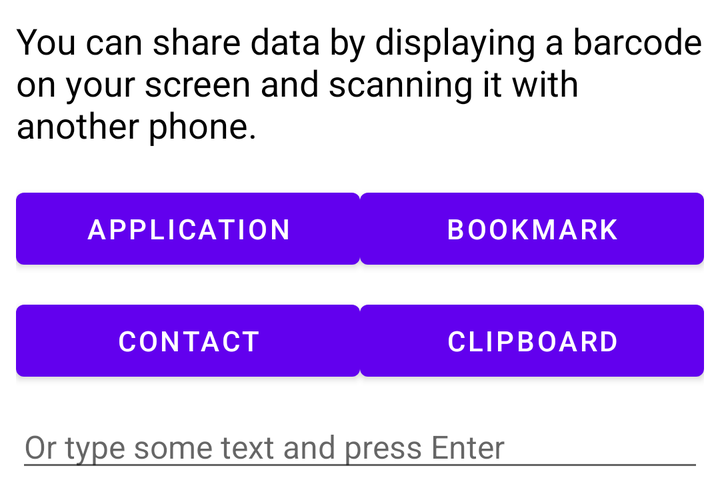
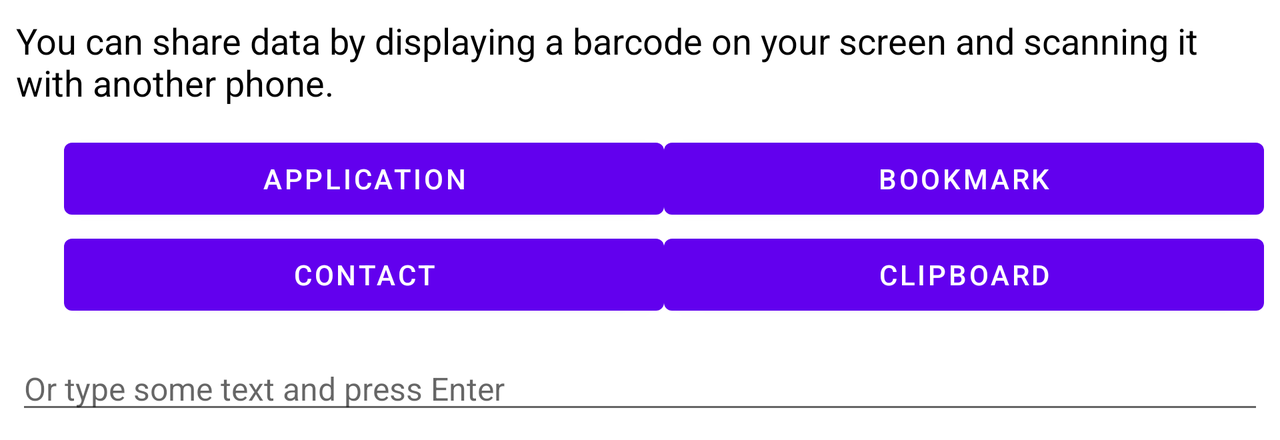

First picture: res/layout/ on a phone held upright. Second picture: the repository's own variant of that layout, on a device whose configuration matches the variant's folder. Source for both follows.
<!-- AndroidManifest.xml: fallback theme Theme.MaterialComponents.DayNight.NoActionBar -->
<!-- res/layout/share.xml -->
<?xml version="1.0" encoding="utf-8"?>
<ScrollView android:gravity="center" android:layout_gravity="center" android:layout_width="wrap_content" android:layout_height="wrap_content"
  xmlns:android="http://schemas.android.com/apk/res/android">
    <LinearLayout android:gravity="center" android:orientation="vertical" android:padding="8.0dip" android:layout_width="wrap_content" android:layout_height="wrap_content">
        <TextView android:textSize="18.0sp" android:textColor="@color/share_text" android:paddingBottom="8.0dip" android:layout_width="wrap_content" android:layout_height="wrap_content" android:text="@string/msg_share_explanation" />
        <ImageView android:paddingBottom="8.0dip" android:layout_width="wrap_content" android:layout_height="wrap_content" android:src="@drawable/share_via_barcode" android:scaleType="center" />
        <LinearLayout android:orientation="horizontal" android:paddingBottom="8.0dip" android:layout_width="fill_parent" android:layout_height="wrap_content">
            <Button android:id="@id/share_app_button" android:layout_width="fill_parent" android:layout_height="wrap_content" android:text="@string/button_share_app" android:layout_weight="1.0" />
            <Button android:id="@id/share_bookmark_button" android:layout_width="fill_parent" android:layout_height="wrap_content" android:text="@string/button_share_bookmark" android:layout_weight="1.0" />
        </LinearLayout>
        <LinearLayout android:orientation="horizontal" android:paddingBottom="8.0dip" android:layout_width="fill_parent" android:layout_height="wrap_content">
            <Button android:id="@id/share_contact_button" android:layout_width="fill_parent" android:layout_height="wrap_content" android:text="@string/button_share_contact" android:layout_weight="1.0" />
            <Button android:id="@id/share_clipboard_button" android:layout_width="fill_parent" android:layout_height="wrap_content" android:text="@string/button_share_clipboard" android:layout_weight="1.0" />
        </LinearLayout>
        <EditText android:textSize="16.0sp" android:id="@id/share_text_view" android:layout_width="fill_parent" android:layout_height="wrap_content" android:hint="@string/msg_share_text" android:singleLine="true" android:selectAllOnFocus="true" />
    </LinearLayout>
</ScrollView>
<!-- resources referenced by this layout -->
<resources>
  <color name="share_text">#ff000000</color>
  <string name="button_share_app">Application</string>
  <string name="button_share_bookmark">Bookmark</string>
  <string name="button_share_clipboard">Clipboard</string>
  <string name="button_share_contact">Contact</string>
  <string name="msg_share_explanation">You can share data by displaying a barcode on your screen and scanning it with another phone.</string>
  <string name="msg_share_text">Or type some text and press Enter</string>
</resources>
<!-- res/layout-land/share.xml (the repository's variant of the layout above) -->
<!-- drawn on the phone turned sideways -->
<?xml version="1.0" encoding="utf-8"?>
<LinearLayout android:gravity="center" android:layout_gravity="center" android:orientation="vertical" android:padding="8.0dip" android:layout_width="wrap_content" android:layout_height="wrap_content"
  xmlns:android="http://schemas.android.com/apk/res/android">
    <TextView android:textSize="18.0sp" android:textColor="@color/share_text" android:paddingBottom="12.0dip" android:layout_width="fill_parent" android:layout_height="wrap_content" android:text="@string/msg_share_explanation" />
    <LinearLayout android:orientation="horizontal" android:paddingBottom="12.0dip" android:layout_width="fill_parent" android:layout_height="wrap_content">
        <ImageView android:paddingRight="24.0dip" android:layout_width="wrap_content" android:layout_height="wrap_content" android:src="@drawable/share_via_barcode" android:scaleType="center" />
        <LinearLayout android:orientation="vertical" android:layout_width="0.0dip" android:layout_height="wrap_content" android:layout_weight="1.0">
            <Button android:id="@id/share_app_button" android:layout_width="fill_parent" android:layout_height="wrap_content" android:text="@string/button_share_app" />
            <Button android:id="@id/share_contact_button" android:layout_width="fill_parent" android:layout_height="wrap_content" android:text="@string/button_share_contact" />
        </LinearLayout>
        <LinearLayout android:orientation="vertical" android:layout_width="0.0dip" android:layout_height="wrap_content" android:layout_weight="1.0">
            <Button android:id="@id/share_bookmark_button" android:layout_width="fill_parent" android:layout_height="wrap_content" android:text="@string/button_share_bookmark" />
            <Button android:id="@id/share_clipboard_button" android:layout_width="fill_parent" android:layout_height="wrap_content" android:text="@string/button_share_clipboard" />
        </LinearLayout>
    </LinearLayout>
    <EditText android:textSize="16.0sp" android:id="@id/share_text_view" android:layout_width="fill_parent" android:layout_height="wrap_content" android:hint="@string/msg_share_text" android:singleLine="true" android:selectAllOnFocus="true" />
</LinearLayout>
